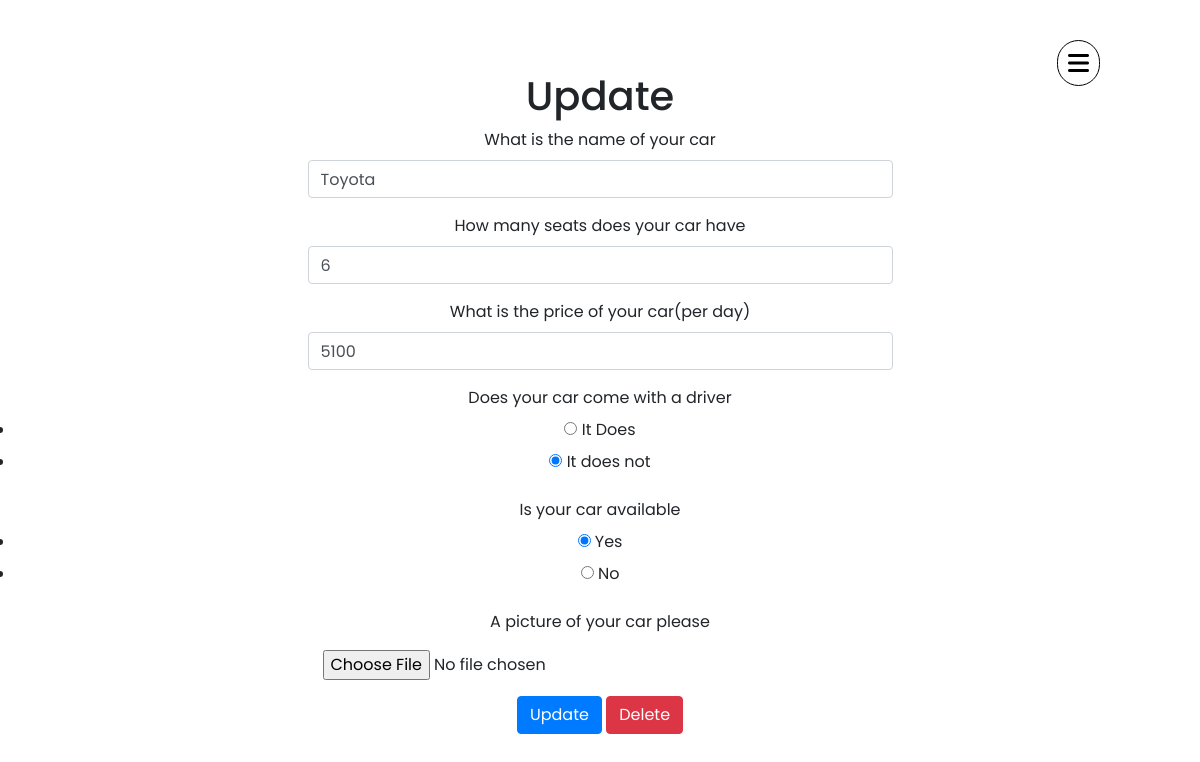
Page /2/updatecar (signed in) on the earlier database version.
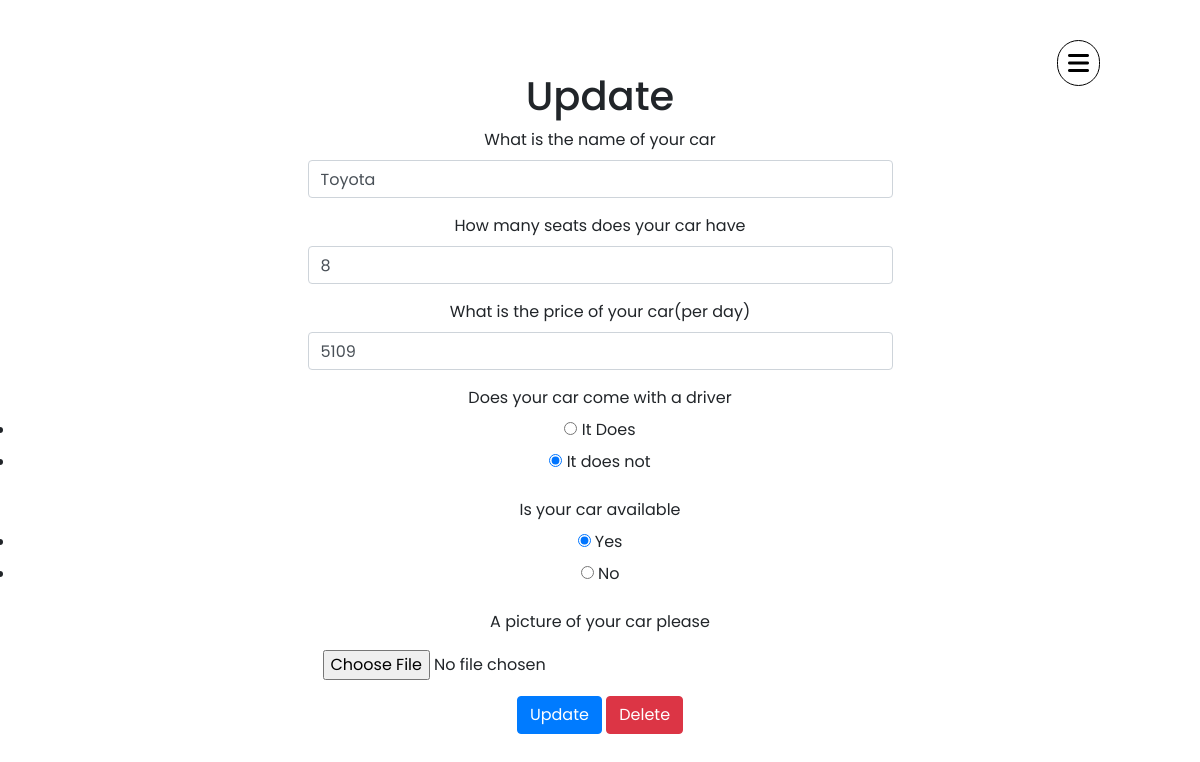
Same page on the later database version.
### dpsr/models.py (models this page shows, shortened)
class Car(db.Model , UserMixin):
    __tablename__ = 'cars'
    id = db.Column(db.Integer , primary_key = True)
    name = db.Column(db.String)
    seats = db.Column(db.Integer)
    price = db.Column(db.Integer)
    car_image = db.Column(db.String(64), nullable = False)
    available = db.Column(db.String , default = 'Yes')
    driver = db.Column(db.String)
    userid = db.Column(db.Integer , db.ForeignKey('users.id'))

### dpsr/car/views.py (the view)
@cars.route('/<car_id>/updatecar' ,methods = ['GET' , 'POST'])
@login_required
def updatecar(car_id):
    car = Car.query.get_or_404(car_id)
    form = UpdateCarForm()
    if car.user.id != current_user.id:
        abort(403)
    else:
        if form.validate_on_submit():
            car.name = form.name.data
            car.price = form.price.data
            car.seats = form.seats.data
            car.driver = form.driver.data
            car.available = form.available.data
            if form.picture.data:
                id = current_user.id
                pic = add_car_pic(form.picture.data,id)
                car.car_image = pic
            db.session.commit()
            return redirect(url_for('cars.show_car'))
        elif request.method == 'GET':
            form.name.data = car.name
            form.price.data = car.price
            form.seats.data = car.seats
            form.driver.data = car.driver
            form.available.data = car.available
    return render_template('updatecar.htm' , form = form , car_id = car_id)

### dpsr/car/forms.py
class UpdateCarForm(FlaskForm):
    name = StringField('What is the name of your car' , validators=[DataRequired()])
    seats = IntegerField('How many seats does your car have' , validators=[DataRequired()])
    price = IntegerField('What is the price of your car' , validators=[DataRequired()])
    picture = FileField('A picture of your car please')
    driver = RadioField('Does your car come with a driver' , choices=[('Yes','It Does'),('No','It does not')] , validators=[DataRequired()])
    available = RadioField('Is your car available' , choices=[('Yes','Yes'),('No','No')])
    submit = SubmitField('Update')

### dpsr/models.py (called while the page is built)
@login_manager.user_loader
def load_user(user_id):
    return User.query.get(user_id)

### dpsr/templates/updatecar.htm (shortened to what this page needs)
{%extends 'base.htm'%}
{%block content%}
<div class="container col" align ="center">
  <br><br><br>
  <h1 align = "center">Update</h1>
  <form  method="POST" enctype="multipart/form-data">
    <div class="form-group">
      {{form.name.label}}{{form.name(class = 'form-control col-md-6' ,placeholder="Car Name" )}}
    </div>
    <div class="form-group">
      {{form.seats.label}}{{form.seats(class = 'form-control col-md-6' ,placeholder="seats" )}}
    </div>
    <div class="form-group">
      {{form.price.label}}(per day){{form.price(class = 'form-control col-md-6' ,placeholder="price" )}}
    </div>
    <div class="form-group">
      {{form.driver.label}}{{form.driver()}}
    </div>
    <div class="form-group">
      {{form.available.label}}{{form.available()}}
    </div>
    <div class="form-group">
      {{form.picture.label(class="form-group")}}
      {{form.picture(class="form-control-file col-md-6")}}
    </div>
    <div class="form-group">
      {{form.submit(class = 'btn btn-primary')}}
      <button type="button" class = "btn btn-danger" data-toggle = 'modal' data-target = "#del">Delete</button>
    </div>
  </form>
</div>
{%endblock%}

Differences in the rows shown:
changed Car "Toyota": seats "6" → "8"; price "5100" → "5109"
